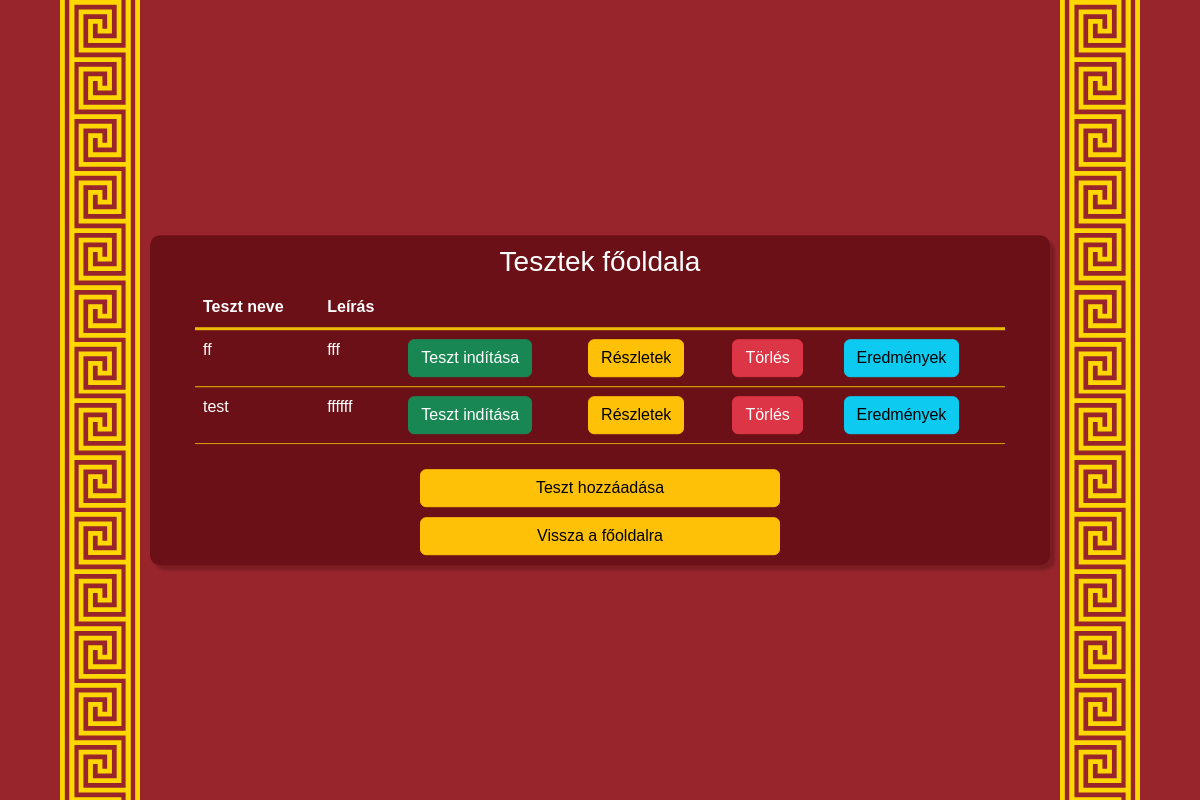
Page /test/ (signed in) on the earlier database version.
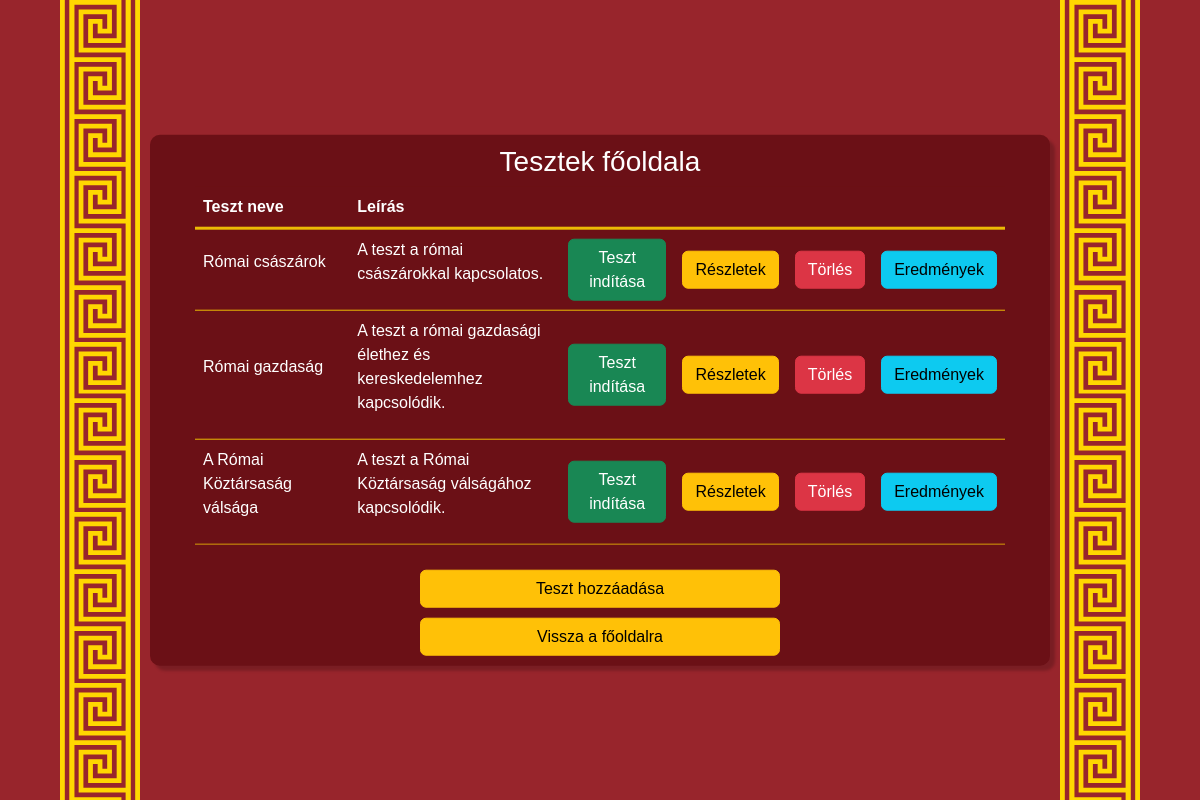
Same page on the later database version.
### roman_map/models.py (models this page shows, shortened)
class Quiz(models.Model):
    id = models.BigAutoField(primary_key=True)
    title = models.CharField(max_length=255)
    description = models.TextField()
    created_date = models.DateTimeField(auto_now_add=True)
    created_by = models.ForeignKey(CustomUser, on_delete=models.CASCADE, related_name='created_quizzes', null=True, blank=True)

### roman_map/views.py (the view)
# urls.py: path('test/', views.teszt, name='teszt'),
def teszt(request):
    try:
        all_quizs = Quiz.objects.all()
        return render(request,'quiz/test.html',{"quiz_list":all_quizs})
    except Exception as e:
        db_logger.error("Hiba: "+str(e))
        messages.error(request, "Hiba a 'teszt' oldal betöltése során")
        return redirect('fooldal')

### roman_map/templates/quiz/test.html (shortened to what this page needs)
{% load static %}
<!DOCTYPE html>
<html lang="en">
<head>
    <link rel="stylesheet" href="{% static 'styles/tests.css' %}">
    <link href="https://cdn.jsdelivr.net/npm/bootstrap@5.3.3/dist/css/bootstrap.min.css" rel="stylesheet">
</head>
<body class= "tests-background">
    {% include "pages/messages.html" %}
    <div class="page-pattern left-pattern"></div>
        {% block content %}
            <div class="content">
                <h3>Tesztek főoldala</h3>
                    {% if quiz_list.count %}
                        <div class="table-responsive">
                            <table class="table sajat-table">
                                <thead class="sajat-head">
                                    <tr>
                                        <th>Teszt neve</th>
                                        <th>Leírás</th>
                                        <th></th>
                                        <th></th>
                                        <th></th>
                                        <th></th>
                                    </tr>
                                </thead>
                                <tbody>
                                    {% for quiz in quiz_list %}
                                        <tr class="quiz-list" id="{{ quiz.id }}">
                                            <td class="td title-td"><p>{{ quiz.title }}</p></td>
                                            <td class="td description-td"><p>{{ quiz.description }}</p></td>
                                            <td class="td"><a href="{% url 'teszt_inditasa' quiz.id %}" class="btn btn-success">Teszt indítása</a></td>
                                            {% if user.tanar %}
                                                <td class="td"><a href="{% url 'teszt_reszletei' quiz.id %}" class="btn btn-warning">Részletek</a></td>
                                                <td class="td"><a href="{% url 'teszt_torlese' quiz.id %}" onclick="return confirmDelete(event, this.href, 'Teszt');" class="btn btn-danger">Törlés</a></td>
                                                <td class="td"><a href="{% url 'teszteredmenyek' quiz.id %}" class="btn btn-info">Eredmények</a></td>
                                            {% endif %}
                                        </tr>
                                    {% endfor %}
                                </tbody>
                            </table>
                        </div>
                    {% else %}
                        <div class="bg-warning text-dark" id="nincs-teszt">
                            <p>Még nincs teszt.</p>
                            {% if user.tanar %}<p>A teszt hozzáadása gombra kattintva létrehozhat egyet!</p>{% endif %}
                        </div>
                    {% endif %}
                <div id="test-home-buttons">
                    {% if user.tanar %}<a href="{% url 'uj_teszt_keszitese' %}" class="btn btn-warning hozzaadas-gomb">Teszt hozzáadása</a>{% endif %}
                    <a href="{% url 'fooldal' %}" class="btn btn-warning" id="panel-home-btn">
                        <span class="btn-text">Vissza a főoldalra</span>
                    </a>
                </div>
            </div>
        {% endblock content %}
    <div class="page-pattern right-pattern"></div>
</body>
</html>

### roman_map/templates/pages/messages.html (shortened to what this page needs)
{% load django_bootstrap5 %}
{% bootstrap_css %}

### roman_map/static/styles/tests.css (style rules this page uses)
.table.sajat-table>tbody>tr>td { color: white; }
.hozzaadas-gomb { margin-top: 15px; }
.sajat-head>tr>th { color: white; }
.sajat-table .title-td { color: white; }
.sajat-table .description-td p { word-wrap: break-word; overflow-wrap: break-word; white-space: normal; max-width: 300px; text-align: left; color: white; }
.description-td { max-width: 400px; height: auto; vertical-align: middle; }
.table>tbody>tr { border-bottom: 1px solid #ecba04; vertical-align: middle; }
.table thead { border-bottom: 3px solid #ecba04; }
.table.sajat-table { width: 90%; margin: auto; color: white; }
.sajat-table thead, .sajat-table tbody, .sajat-table tr, .sajat-table th, .sajat-table td { background-color: #6B1016 !important; color: white; }
.table { color: white; }
.tests-background { font-family: Arial, sans-serif; background-color: #98252c; }
#test-home-buttons { display: flex; flex-direction: column; width: 40%; gap: 10px; margin-top: 10px; }
.page-pattern { position: fixed; top: 0; width: 80px; height: 100%; background-image: url('../images/oldalszegely_arany.svg'); background-repeat: repeat-y; background-size: 80px; z-index: 1; }
.left-pattern { left: 5%; }
.right-pattern { right: 5%; }
.content { display: flex; flex-direction: column; align-items: center; width: 75%; box-shadow: 5px 5px 3px rgba(0, 0, 0, 0.2); position: absolute; top: 50%; left: 50%; transform: translate(-50%, -50%); margin: auto; background-color: #6B1016; border-radius: 10px 10px 10px 10px; padding-bottom: 10px; padding-top: 10px; color: white; }
.table-responsive { width: 100%; }

Differences in the rows shown:
removed Quiz: title "ff", description "fff"
removed Quiz: title "test", description "ffffff"
added Quiz: title "Római császárok", description "A teszt a római császárokkal kapcsolatos."
added Quiz: title "Római gazdaság", description "A teszt a római gazdasági élethez és kereskedelemhez kapcsolódik."
added Quiz: title "A Római Köztársaság válsága", description "A teszt a Római Köztársaság válságához kapcsolódik."
